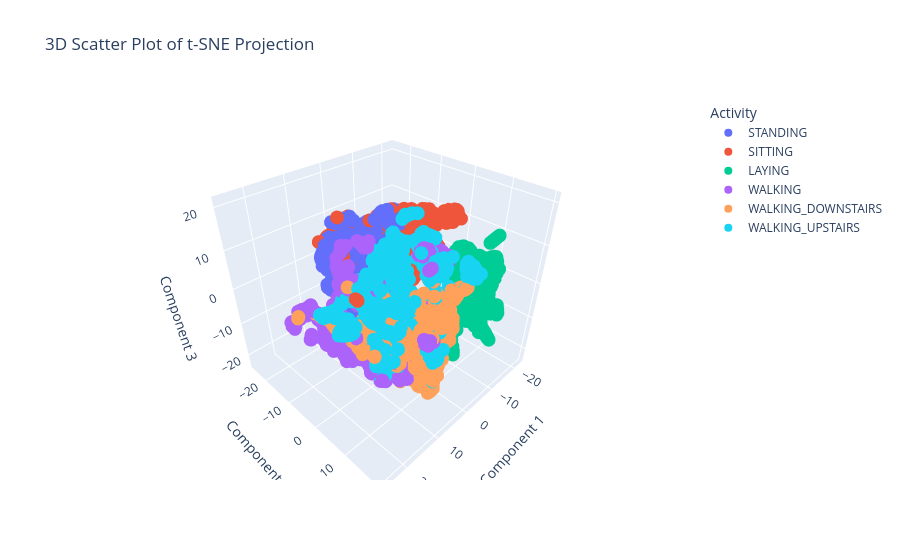

Notebook code cell kept with this figure:
### Markdown cell above
Мы не отстаем от трендов и тоже можем в 3D. Сейчас и вы научитесь (если еще не умеете). Нарисуйте scatter_3d-график через `plotly.express` для `df_3_comp` с выделением цветами активностей. Повращайте его. Нормально получилось? Есть ли какая-то структура у точек?

### Code cell
# 3D scatter-график
fig_3d = px.scatter_3d(
    df_3_comp,
    x='x',
    y='y',
    z='z',
    color='Activity',
    title='3D Scatter Plot of t-SNE Projection',
    labels={'x': 'Component 1', 'y': 'Component 2', 'z': 'Component 3'}
)
fig_3d.show()

### Figure 1 — Plotly figure (JSON) as saved in the notebook; plotly's stock layout.template omitted (floating-point values rounded to 4 significant figures; data arrays with more than 128 entries replaced by an {"elided": "..."} marker saying what was removed)
{"data": [{"hovertemplate": "Activity=STANDING<br>Component 1=%{x}<br>Component 2=%{y}<br>Component 3=%{z}<extra></extra>", "legendgroup": "STANDING", "marker": {"color": "#636efa", "symbol": "circle"}, "mode": "markers", "name": "STANDING", "scene": "scene", "showlegend": true, "type": "scatter3d", "x": {"elided": "1374 float values"}, "y": {"elided": "1374 float values"}, "z": {"elided": "1374 float values"}}, {"hovertemplate": "Activity=SITTING<br>Component 1=%{x}<br>Component 2=%{y}<br>Component 3=%{z}<extra></extra>", "legendgroup": "SITTING", "marker": {"color": "#EF553B", "symbol": "circle"}, "mode": "markers", "name": "SITTING", "scene": "scene", "showlegend": true, "type": "scatter3d", "x": {"elided": "1286 float values"}, "y": {"elided": "1286 float values"}, "z": {"elided": "1286 float values"}}, {"hovertemplate": "Activity=LAYING<br>Component 1=%{x}<br>Component 2=%{y}<br>Component 3=%{z}<extra></extra>", "legendgroup": "LAYING", "marker": {"color": "#00cc96", "symbol": "circle"}, "mode": "markers", "name": "LAYING", "scene": "scene", "showlegend": true, "type": "scatter3d", "x": {"elided": "1407 float values"}, "y": {"elided": "1407 float values"}, "z": {"elided": "1407 float values"}}, {"hovertemplate": "Activity=WALKING<br>Component 1=%{x}<br>Component 2=%{y}<br>Component 3=%{z}<extra></extra>", "legendgroup": "WALKING", "marker": {"color": "#ab63fa", "symbol": "circle"}, "mode": "markers", "name": "WALKING", "scene": "scene", "showlegend": true, "type": "scatter3d", "x": {"elided": "1226 float values"}, "y": {"elided": "1226 float values"}, "z": {"elided": "1226 float values"}}, {"hovertemplate": "Activity=WALKING_DOWNSTAIRS<br>Component 1=%{x}<br>Component 2=%{y}<br>Component 3=%{z}<extra></extra>", "legendgroup": "WALKING_DOWNSTAIRS", "marker": {"color": "#FFA15A", "symbol": "circle"}, "mode": "markers", "name": "WALKING_DOWNSTAIRS", "scene": "scene", "showlegend": true, "type": "scatter3d", "x": {"elided": "986 float values"}, "y": {"elided": "986 float values"}, "z": {"elided": "986 float values"}}, {"hovertemplate": "Activity=WALKING_UPSTAIRS<br>Component 1=%{x}<br>Component 2=%{y}<br>Component 3=%{z}<extra></extra>", "legendgroup": "WALKING_UPSTAIRS", "marker": {"color": "#19d3f3", "symbol": "circle"}, "mode": "markers", "name": "WALKING_UPSTAIRS", "scene": "scene", "showlegend": true, "type": "scatter3d", "x": {"elided": "1073 float values"}, "y": {"elided": "1073 float values"}, "z": {"elided": "1073 float values"}}], "layout": {"legend": {"title": {"text": "Activity"}, "tracegroupgap": 0}, "scene": {"domain": {"x": [0, 1], "y": [0, 1]}, "xaxis": {"title": {"text": "Component 1"}}, "yaxis": {"title": {"text": "Component 2"}}, "zaxis": {"title": {"text": "Component 3"}}}, "title": {"text": "3D Scatter Plot of t-SNE Projection"}}}
